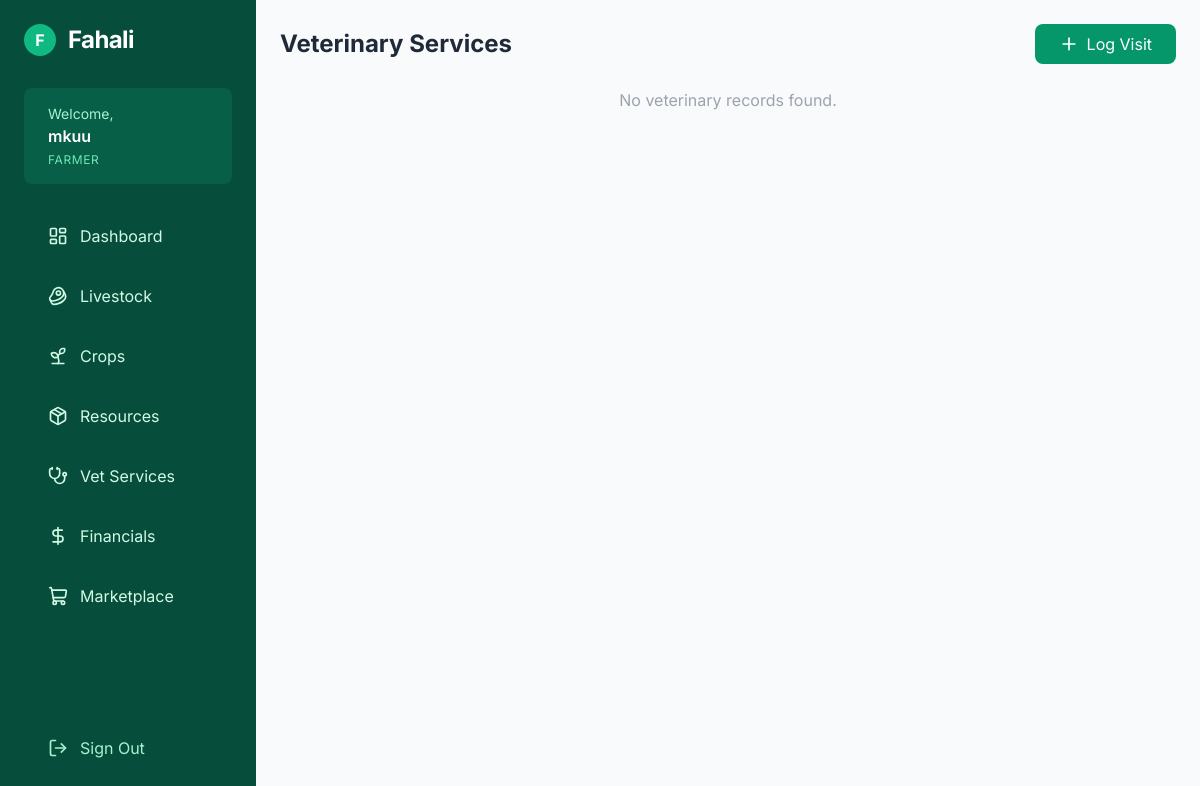
The app's page /vet/ (signed in), older data.
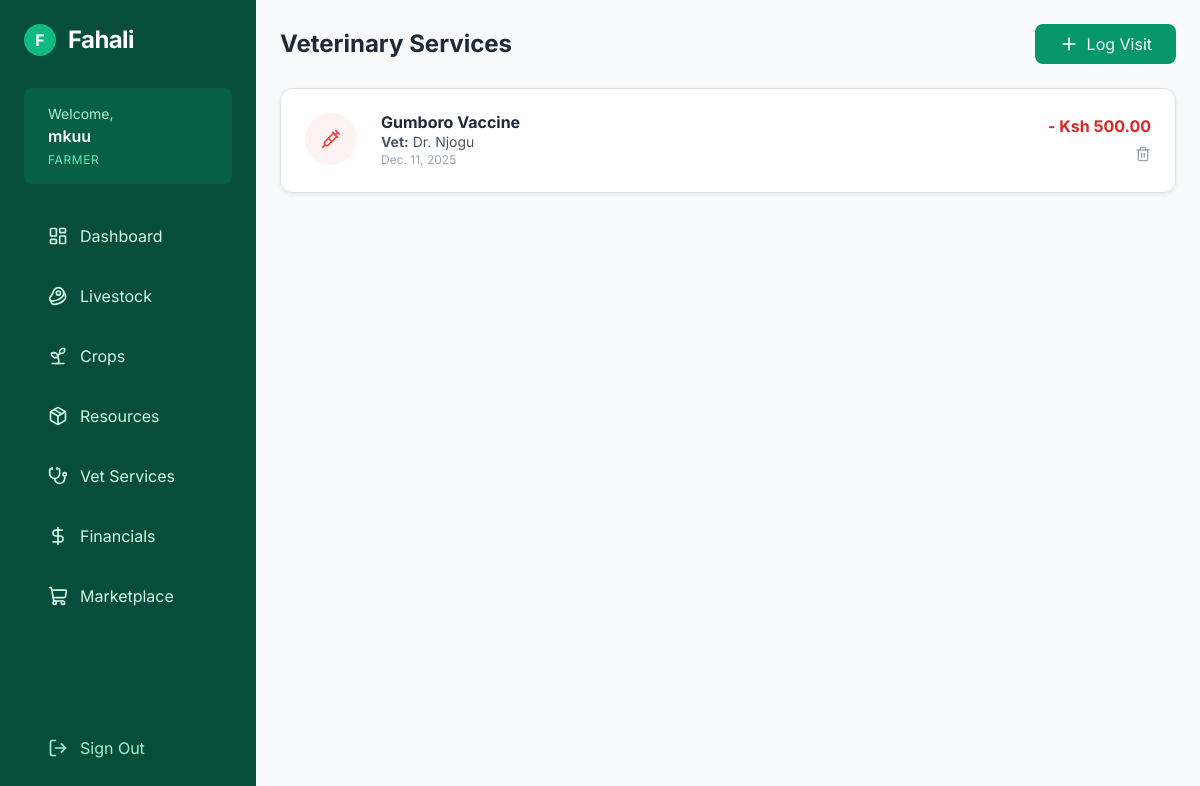
The same page, newer data.
### farm/models.py (models this page shows, shortened)
class VetRecord(models.Model):
    livestock = models.ForeignKey(Livestock, on_delete=models.SET_NULL, null=True, blank=True)
    livestockId = models.CharField(max_length=100, blank=True)  # store tagId if livestock not linked
    treatment = models.CharField(max_length=200)
    date = models.DateField(default=timezone.now)
    veterinarian = models.CharField(max_length=150)
    cost = models.DecimalField(max_digits=10, decimal_places=2, default=0)
    owner = models.ForeignKey(User, on_delete=models.CASCADE,blank=True, null=True)
    created_at = models.DateTimeField(auto_now_add=True)

### farm/views.py (the view)
# urls.py: path('vet/', views.vet, name='vet'),
def vet(request):
    vet_list = VetRecord.objects.all()
    return render(request,'vet.html', {"vet_list":vet_list})

### farm/templates/vet.html (shortened to what this page needs)
{% extends 'base.html' %}
{% block content %}
<div class="space-y-6">
    <div class="flex justify-between items-center">
        <h1 class="text-2xl font-bold text-gray-800">Veterinary Services</h1>
        <button onclick="document.getElementById('vetModal').classList.remove('hidden')" class="bg-emerald-600 text-white px-4 py-2 rounded-lg flex gap-2 items-center">
            <i data-lucide="plus" class="w-5 h-5"></i> Log Visit
        </button>
    </div>
    <div class="grid gap-4">
        {% for r in vet_list %}
            <div class="bg-white p-4 rounded-xl shadow-sm border border-gray-100 flex justify-between items-center">
                <div class="flex items-start gap-4">
                    <div class="bg-red-50 p-3 rounded-full"><i data-lucide="syringe" class="text-red-500 w-5 h-5"></i></div>
                    <div>
                        <h3 class="font-bold text-gray-800">{{ r.treatment }}</h3>
                        <p class="text-sm text-gray-600"><strong>Vet:</strong> {{ r.veterinarian }}</p>
                        <p class="text-xs text-gray-400">{{ r.date }}</p>
                    </div>
                </div>
                <div class="text-right">
                    <p class="font-bold text-red-600">- Ksh {{ r.cost }}</p>
                    <form action="{% url 'delete_vet_record' r.id %}" method="POST" onsubmit="return confirm('Are you sure you want to delete this vet record?');">
                        <button class="text-gray-400 hover:text-red-500 mt-2">
                            <i data-lucide="trash-2" class="w-4 h-4"></i>
                        </button>
                    </form>
                </div>
            </div>
        {% empty %}
            <p class="text-gray-400 text-center">No veterinary records found.</p>
        {% endfor %}
    </div>
</div>
{% endblock %}

Row changes from the older to the newer data that the page shows:
added VetRecord: treatment "Gumboro Vaccine", veterinarian "Dr. Njogu", date "Dec. 11, 2025", cost "500.00"
Text that changed along with them:
text no longer shown: "No veterinary records found."
